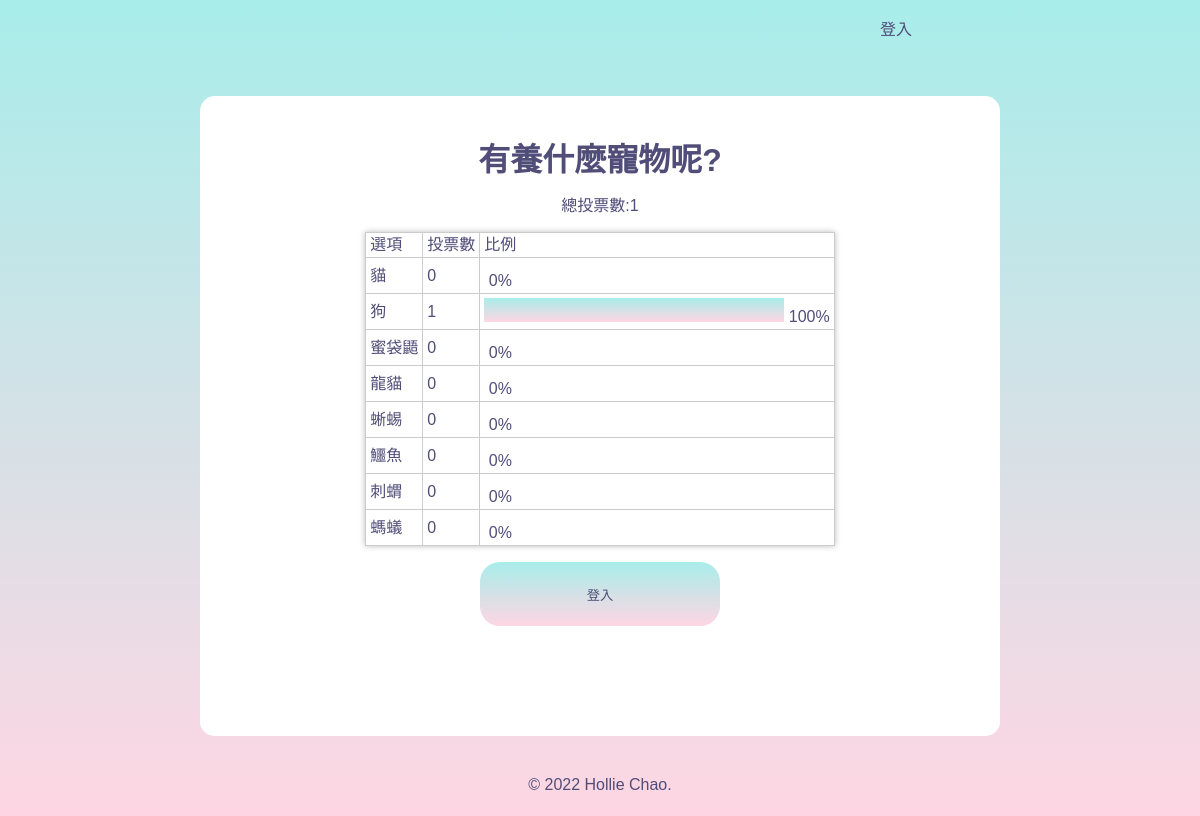
The page /?do=vote_result&id=6 on the database its author committed.
### tables this page shows
CREATE TABLE `subjects` (
  `id` int(11) UNSIGNED NOT NULL COMMENT '序號',
  `subject` varchar(128) NOT NULL COMMENT '主題描述',
  `type_id` int(11) NOT NULL COMMENT '主題類別',
  `multiple` tinyint(1) NOT NULL DEFAULT 0 COMMENT '單/複選',
  `mulit_limit` tinyint(4) NOT NULL DEFAULT 1 COMMENT '單/複選項目數',
  `start` date NOT NULL COMMENT '開始時間',
  `end` date NOT NULL COMMENT '結束時間',
  `total` int(11) UNSIGNED NOT NULL DEFAULT 0 COMMENT '投票人數統計'
);

CREATE TABLE `options` (
  `id` int(11) NOT NULL COMMENT '序號',
  `option` varchar(128) NOT NULL COMMENT '選項描述',
  `subject_id` int(11) NOT NULL COMMENT '主題',
  `total` int(11) NOT NULL DEFAULT 0 COMMENT '投票人數統計'
);

### api/base.php (called while the page is built, shortened)
<?php
function pdo(){
    $dsn="mysql:host=localhost;charset=utf8;dbname=vote";
    return new PDO($dsn,'root','');
}
function all($table,...$arg){
    $pdo=pdo();
    $sql="SELECT * FROM $table ";
    switch(count($arg)){
        case 1:
            if(is_array($arg[0]) && !empty($arg[0])){
                foreach($arg[0] as $key => $value){
                    $tmp[]="`$key`='$value'";
                }
                $sql.=" WHERE ". implode(" AND " ,$tmp);
            }elseif(empty($arg[0])){
            }else{
                $sql.=$arg[0];
            }
        break;
        }
        return $pdo->query($sql)->fetchAll(PDO::FETCH_ASSOC);
    }
function find($table,$arg){
    $pdo=pdo();
    $sql="SELECT * FROM $table WHERE ";
        if(is_array($arg)){
            foreach($arg as $key => $value){
                $tmp[]="`$key`='$value'";
            }
            $sql.=implode(" AND " ,$tmp);
        }else{
            $sql.=" `id`='$arg'";
        }
        return $pdo->query($sql)->fetch(PDO::FETCH_ASSOC);
    }
?>

### front/vote_result.php (the view, shortened to what this page needs)
<!DOCTYPE html>
<html lang="en">
<head>
  <link rel="stylesheet" href="./css/login.css">
</head>
<body>
<div class="container">
<?php
$subject=find("subjects",$_GET['id']);
$opts=all("options",['subject_id'=>$_GET['id']]);
?>
<h1 class="text-center"><?=$subject['subject'];?></h1>
<div style="width: 600px;margin:auto">
  <div style="text-align: center; margin:1rem;">總投票數:<?=$subject['total'];?></div>
  <table class="result-table">
    <tr>
      <td>選項</td>
      <td>投票數</td>
      <td>比例</td>
    </tr>
    <?php
    foreach($opts as $opt){
      $total=($subject['total']==0)?1:$subject['total'];
      $rate=$opt['total']/$total;
    ?>
    <tr>
      <td><?=$opt['option'];?></td>
      <td><?=$opt['total'];?></td>
      <td>
        <div style="display:inline-block;height:24px;background-image: linear-gradient(to top, #fed6e3 0%, #a8edea 100%);width:<?=300*$rate;?>px;"></div>
        <?=($rate*100) . "%";?>
      </td>
    </tr>
    <?php
    }
    ?>
  </table>
  <?php
    if (isset($_SESSION['user'])) {
    ?>
          <button class="logbtn" onclick="location.href='?do=vote&id=<?=$_GET['id'];?>'">我要投票</button>
    <?php
    }else{
      ?>
    <div>
    <a href="login.php"><input type="submit" class="logbtn" value="登入"></a>
    </div>
    <?php
    }
    ?>
</div>
</body>
</html>

### css/index.css (style rules this page uses)
* { margin: 0; padding: 0; box-sizing: border-box; font-family: Arial, Helvetica, sans-serif; color: #504d78; }
body { height: 100vh; background-image: linear-gradient(to top, #fed6e3 0%, #a8edea 100%); }
.container { width: 160vh; height: 80vh; background: white; margin: 0 auto; margin-top: 5vh; border-radius: 15px; overflow: hidden; }
h1 { text-align: center; line-height: 5rem; }
table { margin: auto; line-height: 1rem; }
table td { padding: 1rem; }
.text-center { text-align: center; }
.result-table { border-collapse: collapse; box-shadow: 0 0 6px #bbb; }
.result-table td { padding: 0.25rem; border: 1px solid #ccc; }
.logbtn { margin: 0 auto; display: block; width: 20%; height: 8vh; border: none; background-image: linear-gradient(to top, #fed6e3 0%, #a8edea 100%,#fed6e3 0%,#a8edea 100%,#fed6e3 0% ); background-size: 200%; outline: none; cursor: pointer; transition: .5s; border-radius: 20px; margin-top: 10vh; }

### css/login.css (style rules this page uses)
* { margin: 0; padding: 0; box-sizing: border-box; font-family: Arial, Helvetica, sans-serif; color: #504d78; text-decoration:none }
body { height: 100vh; background-image: linear-gradient(to top, #fed6e3 0%, #a8edea 100%); }
.container { width: 70vh; height: 80vh; background: white; margin: 0 auto; margin-top: 1vh; border-radius: 15px; overflow: hidden; padding: 5vh 3vh; position: absolute; left: 50%; top: 50%; transform: translate(-50%,-50%); }
h1 { text-align: center; line-height: 2rem; }
.logbtn { margin: 0 auto; display: block; width: 80%; height: 8vh; border: none; background-image: linear-gradient(to top, #fed6e3 0%, #a8edea 100%,#fed6e3 0%,#a8edea 100%,#fed6e3 0% ); background-size: 200%; outline: none; cursor: pointer; transition: .5s; border-radius: 20px; margin-top: 10vh; }

### front/vote_result.php (style rules this page uses)
.container { width: 100vh; }
.logbtn { width: 40%; margin-top: 1rem; }

### rows shown on the page
subjects: subject "有養什麼寵物呢?", total "1"
options: option "貓", total "0", $rate*100 "0"
options: option "狗", total "1", $rate*100 "100"
options: option "蜜袋鼯", total "0", $rate*100 "0"
options: option "龍貓", total "0", $rate*100 "0"
options: option "蜥蜴", total "0", $rate*100 "0"
options: option "鱷魚", total "0", $rate*100 "0"
options: option "刺蝟", total "0", $rate*100 "0"
options: option "螞蟻", total "0", $rate*100 "0"
